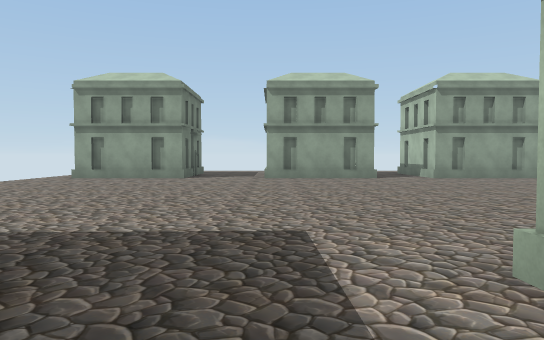
[1] (above)

15 first-person views from a walk through a Unity game level. The camera is 1.2 m above the floor, tilts 2° down and sees 70° across. The floor is counted in squares, 2 m on a side. Each view is taken from the middle of a square. On the plan, view 1 faces up. The plan holds only what a view shows up to about 11 squares ahead; the rest is blank. The place goes on beyond the plan. The player is left out. Some surface patterns are stand-ins.

[2]
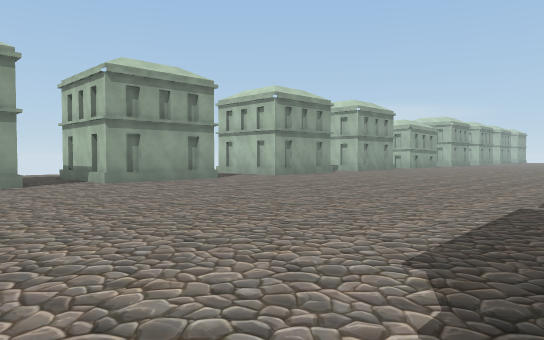

[3]
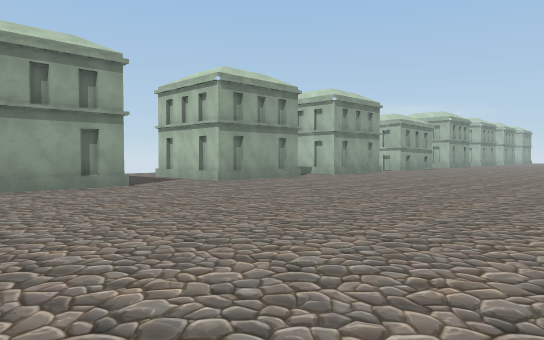

[4]
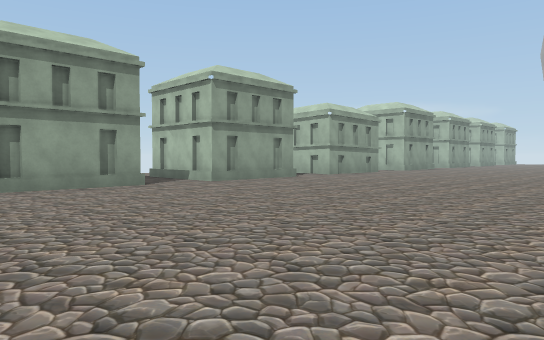

[5]
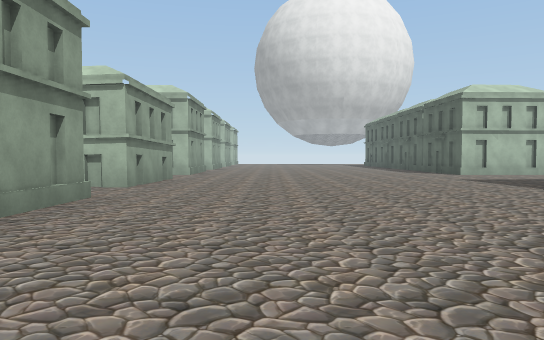

[6]
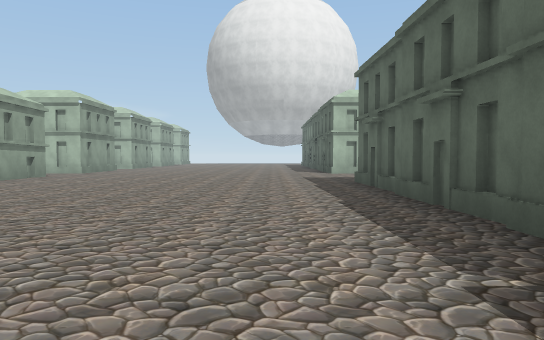

[7]
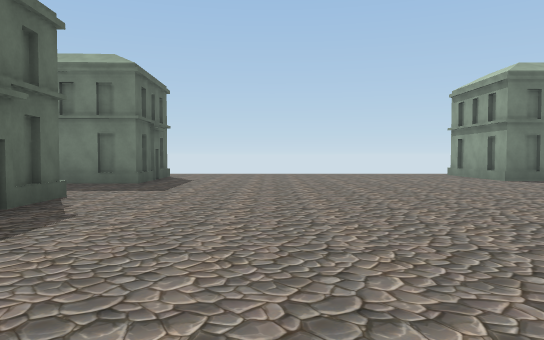

[8]
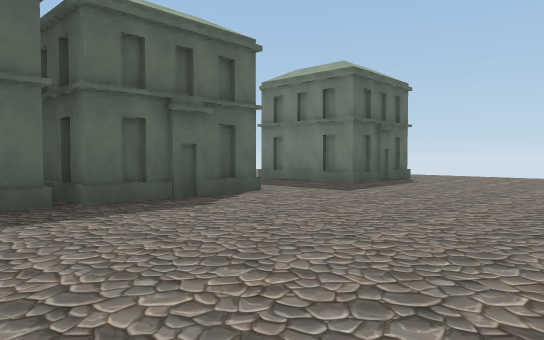

[9]
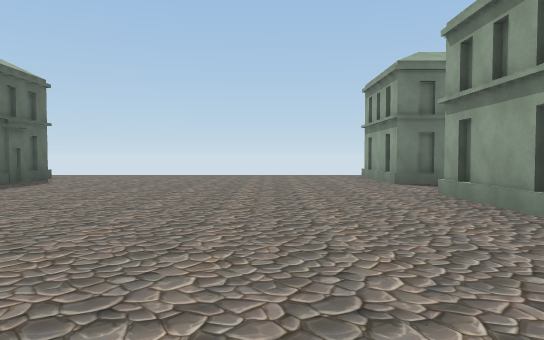

[10]
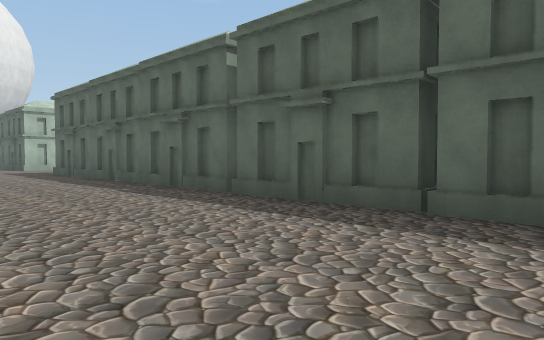

[11]
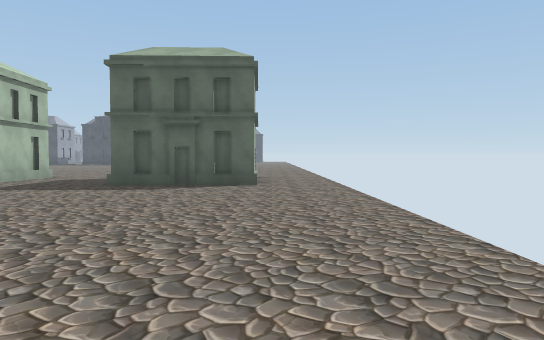

[12]
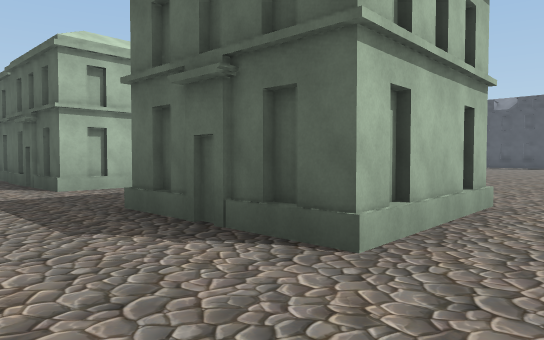

[13]
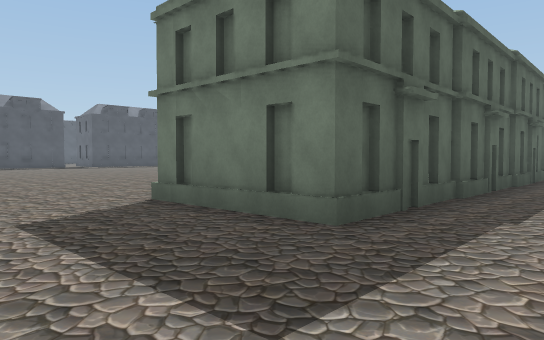

[14]
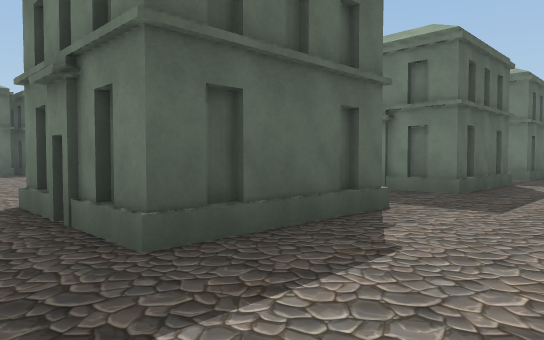

[15]
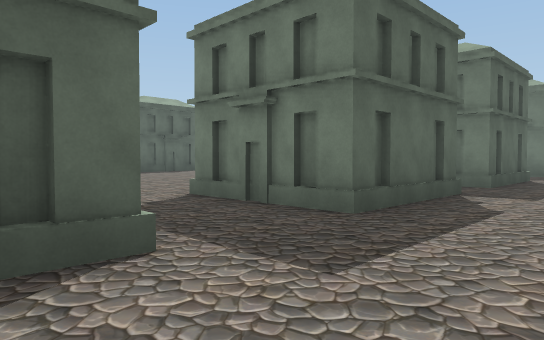

### Floor plan
Key: @ floor where view 1 was taken; # wall or solid block; . main floor; : floor 0.5 m higher than the main floor; / step, stairs or slope; B building.
Columns run from 6 left of view 1 to 23 right of it. Each row starts with its distance up from view 1.
 16               .......
 15          ............
 14        ..............
 13          ..###..###..#
 12    #     ..###..###..##   #
 11 .B##..B##..B#B..B##..B##..###
 10 ..............................
  9 ..............................
  8 ..............................
  7 ..............................
  6 ..............................
  5 ..............................
  4 ..............................
  3 ..............................
  2 ..#B#...#B##B:/B#.#B##B#.B#...
  1 ..###...###   #           #...
  0 ..# #.@.# #               #..
 -1 ..# B ..#                 #..
 -2  ..                       ...
 -3  ..                      ...
 -4  ..                      ...
 -5   ..                    ....
 -6   ..                    ....
 -7   ..                     ...
 -8   ..                      ..

Positions as (right, up) in squares from view 1, and headings:
1: (0, 0), facing up
2: (1, 2), facing up-right
3: (4, 3), facing up-right
4: (9, 3), facing up-right
5: (12, 8), facing right
6: (11, 4), facing right
7: (7, 5), facing left
8: (6, 7), facing down-left
9: (6, 8), facing left
10: (6, 6), facing down-right
11: (-5, 10), facing down
12: (-6, 4), facing down-right
13: (23, 4), facing down-left
14: (14, 16), facing down-left
15: (11, 16), facing down-left
